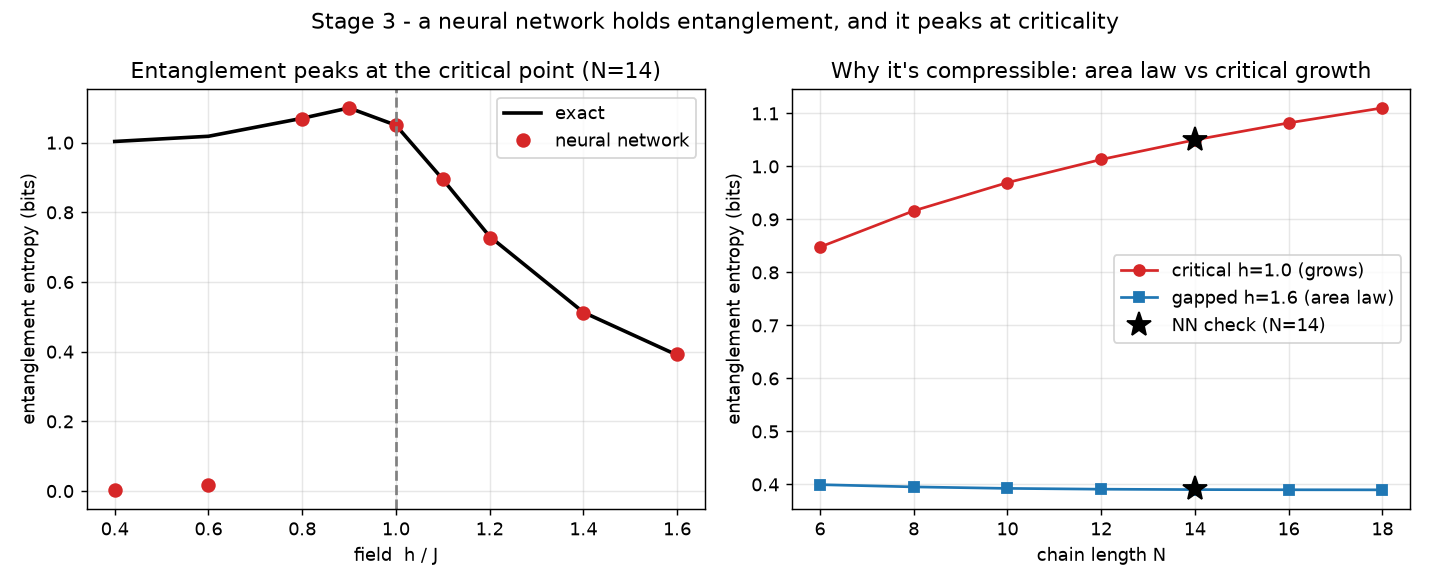

Source code (Python):
"""
Stage 3: entanglement at scale -- the neural network holds it, and it peaks at the
quantum critical point.

We reuse the symmetry-aware CNN Neural Quantum State (from ../sims/nqs_cnn.py) to find
the TFIM ground state, then extract the *entanglement entropy* of half the chain by
SVD of the amplitude tensor (the Schmidt decomposition).  This is the genuinely
quantum, non-factorizable content -- the same quantity that was 1 bit for the Bell
pair in Stage 2, now for a whole interacting chain.

Two results:
  A) sweep the field h: entanglement entropy PEAKS at the critical point h/J=1.
     (low in both gapped phases, maximal where the phase transition happens.)
  B) scale N: in a gapped phase entanglement SATURATES (the "area law" -- why small
     networks can compress these states); at criticality it GROWS (the hard frontier).

NN values are checked against exact diagonalization throughout.
"""
import copy
import time
import numpy as np
import scipy.sparse as sp
import scipy.sparse.linalg as spla
import torch
import matplotlib
matplotlib.use("Agg")
import matplotlib.pyplot as plt
import sys, os
sys.path.insert(0, os.path.join(os.path.dirname(__file__), "..", "sims"))
from nqs_tfim import mcmc, local_energy            # noqa: E402
from nqs_cnn import TransInvCNN                     # noqa: E402


def all_configs(N):
    idx = np.arange(1 << N, dtype=np.int64)
    bits = ((idx[:, None] >> np.arange(N)) & 1).astype(np.float32)
    return 1.0 - 2.0 * bits                         # [2^N, N] of +/-1


def entropy_bits(psi, N):
    half = N // 2
    M = psi.reshape(1 << half, 1 << (N - half))
    sv = np.linalg.svd(M, compute_uv=False)
    lam = sv ** 2
    lam = lam[lam > 1e-14]
    lam = lam / lam.sum()
    return float(-np.sum(lam * np.log2(lam)))


def exact_psi(N, J, h):
    dim = 1 << N
    st = np.arange(dim, dtype=np.int64)
    sp_ = np.stack([1 - 2 * ((st >> i) & 1) for i in range(N)], axis=1)
    zz = sum(sp_[:, i] * sp_[:, (i + 1) % N] for i in range(N))
    rows, cols, data = [st], [st], [(-J * zz).astype(float)]
    for i in range(N):
        rows.append(st); cols.append(st ^ (1 << i)); data.append(np.full(dim, -h))
    H = sp.coo_matrix((np.concatenate(data), (np.concatenate(rows), np.concatenate(cols))),
                      shape=(dim, dim)).tocsr()
    _, v = spla.eigsh(H, k=1, which="SA")
    return v[:, 0]


def nn_psi(net, N, device, chunk=1 << 13):
    cfg = all_configs(N)
    out = []
    with torch.no_grad():
        for i in range(0, cfg.shape[0], chunk):
            out.append(net(torch.tensor(cfg[i:i + chunk], device=device)).cpu().numpy())
    f = np.concatenate(out); f = f - f.max()
    psi = np.exp(f); psi /= np.linalg.norm(psi)
    return psi


def train(net, chains, N, J, h, iters=600, lr=5e-3):
    opt = torch.optim.Adam(net.parameters(), lr=lr)
    for _ in range(iters):
        chains = mcmc(chains, net, 4 * N)
        El = local_energy(chains, net, J, h); Em = El.mean()
        f = net(chains); loss = 2.0 * ((El - Em).detach() * f).mean()
        opt.zero_grad(); loss.backward(); opt.step()
    return net, chains


def main():
    device = "mps" if torch.backends.mps.is_available() else "cpu"
    J, N = 1.0, 14
    torch.manual_seed(0)
    hs = [1.6, 1.4, 1.2, 1.1, 1.0, 0.9, 0.8, 0.6, 0.4]   # high->low (warm start)

    print(f"device={device}  N={N}  (entanglement entropy of half the chain, in bits)")
    print(f"{'h/J':>5} | {'S_NN':>7} {'S_exact':>8}")
    net = TransInvCNN(16, 5, 3).to(device)
    chains = torch.randint(0, 2, (1024, N), device=device).float() * 2 - 1
    chains = mcmc(chains, net, 200)
    rows, snaps = [], {}
    t0 = time.time()
    for h in hs:
        net, chains = train(net, chains, N, J, h)
        s_nn = entropy_bits(nn_psi(net, N, device), N)
        s_ex = entropy_bits(exact_psi(N, J, h), N)
        print(f"{h:5.2f} | {s_nn:7.3f} {s_ex:8.3f}")
        rows.append((h, s_nn, s_ex))
        if abs(h - 1.0) < 1e-9 or abs(h - 1.6) < 1e-9:
            snaps[round(h, 2)] = copy.deepcopy(net)
    print(f"(field sweep trained in {time.time()-t0:.1f}s)\n")

    # Part B: exact entanglement scaling, critical vs gapped, + NN spot-checks at N=14
    Ns = [6, 8, 10, 12, 14, 16, 18]
    crit = [(n, entropy_bits(exact_psi(n, J, 1.0), n)) for n in Ns]
    gap = [(n, entropy_bits(exact_psi(n, J, 1.6), n)) for n in Ns]
    sc14 = entropy_bits(nn_psi(snaps[1.0], 14, device), 14)
    sg14 = entropy_bits(nn_psi(snaps[1.6], 14, device), 14)
    print("Part B (area law vs critical growth, exact):")
    print(f"  critical h=1.0:  S(N) = {[round(s,3) for _,s in crit]}   (grows)")
    print(f"  gapped   h=1.6:  S(N) = {[round(s,3) for _,s in gap]}   (saturates -> area law)")
    print(f"  NN spot-check at N=14:  critical {sc14:.3f}  gapped {sg14:.3f}")

    a = np.array(rows)
    fig, ax = plt.subplots(1, 2, figsize=(11, 4.5))
    ax[0].plot(a[:, 0], a[:, 2], "k-", lw=2, label="exact")
    ax[0].plot(a[:, 0], a[:, 1], "o", color="tab:red", ms=7, label="neural network")
    ax[0].axvline(1.0, ls="--", color="gray")
    ax[0].set_xlabel("field  h / J"); ax[0].set_ylabel("entanglement entropy (bits)")
    ax[0].set_title(f"Entanglement peaks at the critical point (N={N})")
    ax[0].legend(); ax[0].grid(alpha=0.3)

    cn = np.array(crit); gn = np.array(gap)
    ax[1].plot(cn[:, 0], cn[:, 1], "-o", color="tab:red", label="critical h=1.0 (grows)")
    ax[1].plot(gn[:, 0], gn[:, 1], "-s", color="tab:blue", label="gapped h=1.6 (area law)")
    ax[1].plot([14], [sc14], "*", color="black", ms=14, label="NN check (N=14)")
    ax[1].plot([14], [sg14], "*", color="black", ms=14)
    ax[1].set_xlabel("chain length N"); ax[1].set_ylabel("entanglement entropy (bits)")
    ax[1].set_title("Why it's compressible: area law vs critical growth")
    ax[1].legend(); ax[1].grid(alpha=0.3)
    fig.suptitle("Stage 3 - a neural network holds entanglement, and it peaks at criticality")
    fig.tight_layout()
    fig.savefig("stage3_entanglement_at_scale.png", dpi=130)
    print("\nsaved plot -> qsim/stage3_entanglement_at_scale.png")


if __name__ == "__main__":
    main()
